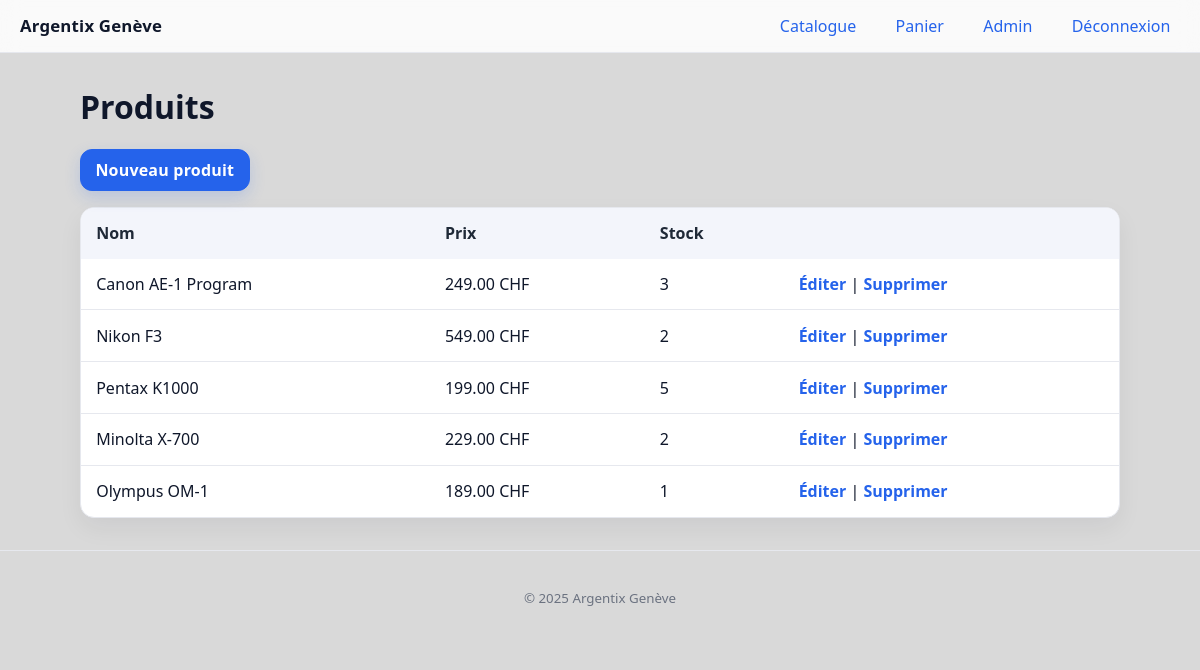
The page /argentix/public/index.php?c=admin&a=products (signed in) on the database its author committed.
### tables this page shows
CREATE TABLE products (
  id INT UNSIGNED AUTO_INCREMENT PRIMARY KEY,
  brand_id INT UNSIGNED NOT NULL,
  name VARCHAR(150) NOT NULL,
  `condition` ENUM('A','B','C','D') NOT NULL DEFAULT 'B',
  format ENUM('35mm','120','APS','Autre') NOT NULL DEFAULT '35mm',
  price_chf DECIMAL(10,2) NOT NULL,
  stock_qty INT NOT NULL DEFAULT 0,
  is_active TINYINT(1) NOT NULL DEFAULT 1,
  description TEXT,
  created_at TIMESTAMP DEFAULT CURRENT_TIMESTAMP,
  CONSTRAINT fk_products_brand
    FOREIGN KEY (brand_id) REFERENCES brands(id)
    ON UPDATE CASCADE ON DELETE RESTRICT,
  INDEX idx_products_brand (brand_id),
  INDEX idx_products_active (is_active)
);

### app/core/Controller.php (called while the page is built, shortened)
<?php
class Controller {
  protected function view(string $view, array $data = []) {
    require __DIR__ . '/../views/layouts/main.php';
  }
}

### app/controllers/AdminController.php (called while the page is built, shortened)
<?php
require_once __DIR__ . '/../models/Product.php';
class AdminController extends Controller {
  public function products() {
    $model = new Product();
    $products = $model->allActive();
    $this->view('admin/products/index', ['title'=>'Produits', 'products'=>$products]);
  }
}

### app/core/Router.php (called while the page is built, shortened)
<?php
class Router {
  public static function dispatch() {
    $action = $_GET['a'] ?? 'index';
    $instance = new $controllerClass();
    $instance->$action();
  }
}

### public/index.php (called while the page is built)
<?php
require_once __DIR__ . '/../app/config/db.php';
require_once __DIR__ . '/../app/core/Controller.php';
require_once __DIR__ . '/../app/core/Model.php';
require_once __DIR__ . '/../app/core/Router.php';
require_once __DIR__ . '/../app/config/config.php';
$config = require __DIR__ . '/../app/config/config.php';
$base = rtrim($config['app']['base_url'], '/');
function url(string $c = 'home', string $a = 'index', array $params = []) {
  global $base;
  $query = http_build_query(array_merge(['c' => $c, 'a' => $a], $params));
  return $base . '/index.php?' . $query;
}
Router::dispatch();

### app/config/config.php (called while the page is built)
<?php
return [
  'db' => [
    'host' => 'localhost',
    'name' => 'argentix',
    'user' => 'root',
    'pass' => 'root',
    'charset' => 'utf8mb4'
  ],
  'app' => [
    'base_url' => '/argentix/public'
  ]
];

### app/config/db.php (called while the page is built)
<?php
class Database {
  private static ?PDO $pdo = null;
  public static function getConnection(): PDO {
    if (self::$pdo === null) {
      $config = require __DIR__ . '/config.php';
      $dsn = 'mysql:host=' . $config['db']['host'] . ';dbname=' . $config['db']['name'] . ';charset=' . $config['db']['charset'];
      self::$pdo = new PDO($dsn, $config['db']['user'], $config['db']['pass'], [
        PDO::ATTR_ERRMODE => PDO::ERRMODE_EXCEPTION,
        PDO::ATTR_DEFAULT_FETCH_MODE => PDO::FETCH_ASSOC,
      ]);
    }
    return self::$pdo;
  }
}

### app/core/Model.php (called while the page is built, shortened)
<?php
abstract class Model {
  public function __construct() { $this->db = Database::getConnection(); }
}

### app/models/Product.php (called while the page is built, shortened)
<?php
require_once __DIR__ . '/../core/Model.php';
class Product extends Model {
  public function allActive(): array {
    $stmt = $this->db->query("SELECT p.*, b.name AS brand_name
                              FROM products p
                              JOIN brands b ON b.id = p.brand_id
                              WHERE p.is_active = 1
                              ORDER BY p.created_at DESC");
    return $stmt->fetchAll();
  }
}

### app/views/admin/products/index.php (the view)
<h1>Produits</h1>
<p><a class="btn" href="<?= url('admin','productCreate') ?>">Nouveau produit</a></p>
<table class="table">
  <thead><tr><th>Nom</th><th>Prix</th><th>Stock</th><th></th></tr></thead>
  <tbody>
  <?php foreach ($products as $p): ?>
    <tr>
      <td><?= htmlspecialchars($p['name']) ?></td>
      <td><?= number_format($p['price_chf'],2,'.',"'") ?> CHF</td>
      <td><?= (int)$p['stock_qty'] ?></td>
      <td>
        <a href="<?= url('admin','productEdit',['id'=>$p['id']]) ?>">Éditer</a> |
        <a href="<?= url('admin','productDelete',['id'=>$p['id']]) ?>" onclick="return confirm('Supprimer (logique) ?')">Supprimer</a>
      </td>
    </tr>
  <?php endforeach; ?>
  </tbody>
</table>

### public/assets/css/style.css (style rules this page uses)
:root { --bg: #d9d9d9; --panel: #ffffff; --border: #e6e8ee; --muted: #6b7280; --text: #0f172a; --accent: #2563eb; --accent-600: #1d4ed8; --accent-700: #1e40af; --success: #16a34a; --danger: #dc2626; --radius: 14px; --shadow: 0 10px 24px rgba(15,23,42,.06); --max: 1080px; }
* { box-sizing:border-box }
html,body { height:100% }
body { margin:0; font-family: ui-sans-serif, system-ui, -apple-system, Segoe UI, Roboto, Inter, "Helvetica Neue", Arial, "Noto Sans"; color:var(--text); background:linear-gradient(180deg, var(--bg) 0%, var(--bg) 100%); -webkit-font-smoothing:antialiased; -moz-osx-font-smoothing:grayscale; }
a { color:var(--accent); text-decoration:none }
.btn { display:inline-block; font-weight:600; letter-spacing:.2px; padding:.55rem .9rem; border-radius:12px; background:var(--accent); color:white; border:1px solid var(--accent); transition: background .15s ease, transform .05s ease, box-shadow .15s ease; box-shadow: 0 6px 16px rgba(37,99,235,.18); }
.table { width:100%; border-collapse:separate; border-spacing:0; background:var(--panel); border:1px solid var(--border); border-radius:var(--radius); overflow:hidden; box-shadow:var(--shadow); }
.table th, .table td { padding:.9rem .95rem; text-align:left }
.table thead th { background:#f3f5fb; color:#1f2937; font-weight:700 }
.table tbody tr+tr td { border-top:1px solid var(--border) }
.table a { font-weight:600 }

### rows shown on the page
products: name "Canon AE-1 Program", price_chf "249.00", stock_qty "3"
products: name "Nikon F3", price_chf "549.00", stock_qty "2"
products: name "Pentax K1000", price_chf "199.00", stock_qty "5"
products: name "Minolta X-700", price_chf "229.00", stock_qty "2"
products: name "Olympus OM-1", price_chf "189.00", stock_qty "1"
